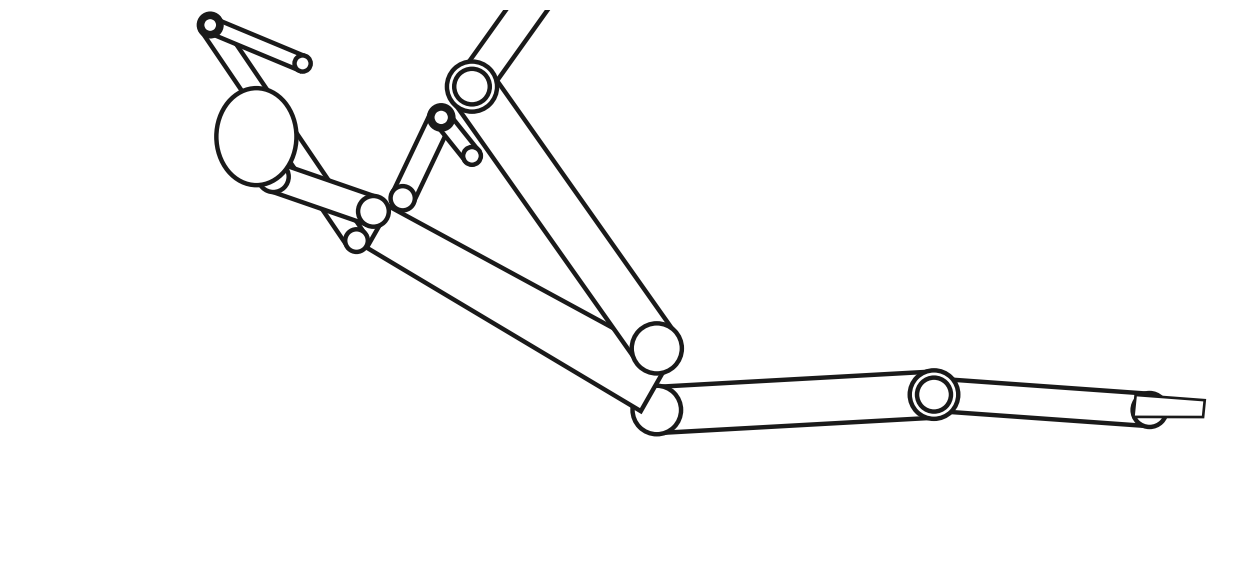
#> input picture design-files/form-guides/source/bicycle_crunch_a.png, 1252 x 574 px
$ python export_frames.py source/bicycle-crunch.png source/bicycle_crunch_a.png source/bicycle_crunch_a.png source/bicycle_crunch_a.png
#> lines starting #> are read from the running program, lines starting #| are printed output that depends on the picture; after the words box and inside, x2 and y2 are one past the last pixel; in counts of white or black regions, pixels touching at a corner belong together
"""
Export aligned PNG frames for a pair of pose images and copy them into xcassets.

Uses the same floor-anchor + common-scale logic as make_exercise_gif.py so
the two frames composite correctly in the app's SwiftUI crossfade.

Usage:
    python3 export_frames.py <exercise_rawValue> <a.png> <b.png> [side|front]

Writes:
    Flip54/Assets.xcassets/FormGuides/form_<name>_a.imageset/form_<name>_a.png
    Flip54/Assets.xcassets/FormGuides/form_<name>_b.imageset/form_<name>_b.png
"""

import sys, os, json
from PIL import Image
import numpy as np

XCASSETS = os.path.join(os.path.dirname(__file__),
                        "../../Flip54/Assets.xcassets/FormGuides")

OUT_W     = 1600
OUT_H     = 720
FLOOR_PAD = 30
TIGHT_PAD = 20


def tight_crop(img):
    arr = np.array(img.convert("RGBA"))
#> arr is the input picture: shape (574, 1252, 4); mean R, G, B, A 248.2, 248.2, 248.2, 255
    mask = ~((arr[:,:,0] > 240) & (arr[:,:,1] > 240) & (arr[:,:,2] > 240))
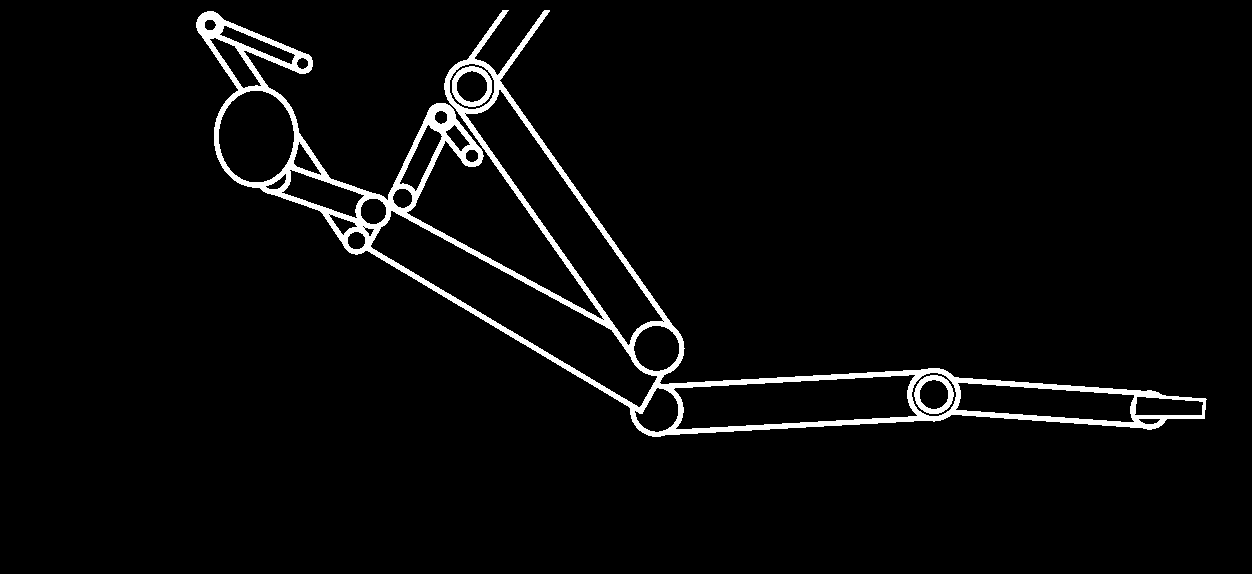
#> mask: shape (574, 1252) bool; 3.6% white; 3 white regions, box (x1, y1, x2, y2) and area: (196, 10, 1207, 437) 24373, (452, 66, 492, 107) 598, (914, 375, 954, 414) 574
    rows, cols = np.any(mask, axis=1), np.any(mask, axis=0)
    if not rows.any():
        return img
    r0, r1 = np.where(rows)[0][[0,-1]]
#> r0 = 10; r1 = 436
    c0, c1 = np.where(cols)[0][[0,-1]]
#> c0 = 196; c1 = 1206
    W, H = img.size
#> W = 1252; H = 574
    return img.crop((max(0,c0-TIGHT_PAD), max(0,r0-TIGHT_PAD),
                     min(W,c1+TIGHT_PAD), min(H,r1+TIGHT_PAD)))
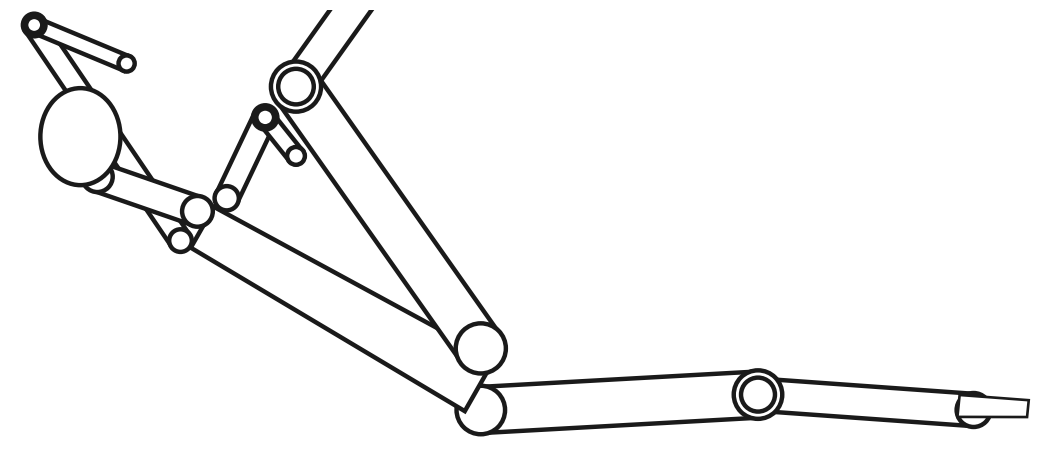
#> returned value: PIL image 1050x456 RGBA; mean R, G, B, A 244.7, 244.7, 244.7, 255


def make_aligned_frames(a_path, b_path, mode="side"):
    a = tight_crop(Image.open(a_path).convert("RGBA"))
    b = tight_crop(Image.open(b_path).convert("RGBA"))
    aw, ah = a.size
#> aw = 1050; ah = 456
    bw, bh = b.size
#> bw = 1050; bh = 456

    usable_h = OUT_H - FLOOR_PAD
    scale = min(OUT_W / max(aw, bw), usable_h / max(ah, bh)) * 0.92
#> scale = 1.39

    def resize(img):
        w, h = img.size
#> w = 1050; h = 456
        return img.resize((int(w*scale), int(h*scale)), Image.LANCZOS)
#> returned value: PIL image 1461x634 RGBA

    a_s, b_s = resize(a), resize(b)

    def place(img_s):
        iw, ih = img_s.size
#> iw = 1461; ih = 634
        canvas = Image.new("RGBA", (OUT_W, OUT_H), (255,255,255,255))
#> canvas: PIL image 1600x720 RGBA; every value is 255
        oy = OUT_H - FLOOR_PAD - ih
#> oy = 56
        if mode == "front":
            ox = (OUT_W - iw) // 2
        else:
            ox = (OUT_W - int(max(aw, bw) * scale)) // 2
#> ox = 69
        canvas.paste(img_s, (ox, oy), img_s)
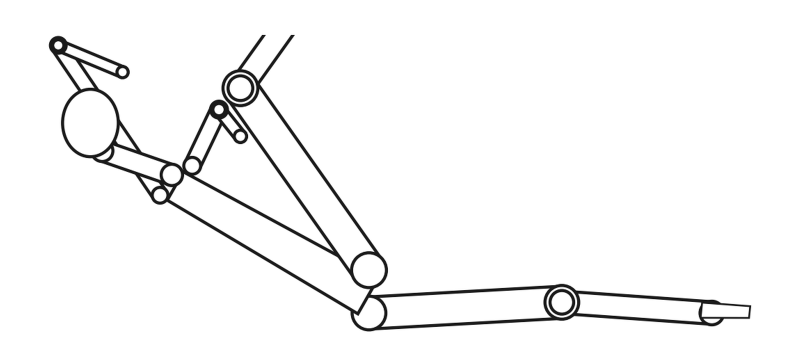
#> canvas: PIL image 1600x720 RGBA (shown at 1/2 size); mean R, G, B, A 246.6, 246.6, 246.6, 255
        return canvas

    return place(a_s), place(b_s)


def write_imageset(name, img):
#> called with name = 'form_source/bicycle-crunch.png_a'
    iset_dir = os.path.join(XCASSETS, f"{name}.imageset")
    os.makedirs(iset_dir, exist_ok=True)
    fname = f"{name}.png"
    img.convert("RGB").save(os.path.join(iset_dir, fname), optimize=True)
    contents = {
        "images": [
            {"filename": fname, "idiom": "universal", "scale": "1x"},
            {"idiom": "universal", "scale": "2x"},
            {"idiom": "universal", "scale": "3x"}
        ],
        "info": {"author": "xcode", "version": 1}
    }
    with open(os.path.join(iset_dir, "Contents.json"), "w") as f:
        json.dump(contents, f, indent=2)
    print(f"  ✓ {name}")


if __name__ == "__main__":
    if len(sys.argv) < 4:
        print("Usage: export_frames.py <rawValue> <a.png> <b.png> [side|front]")
        sys.exit(1)
    name  = sys.argv[1]
    a_png = sys.argv[2]
    b_png = sys.argv[3]
    mode  = sys.argv[4] if len(sys.argv) > 4 else "side"

    frame_a, frame_b = make_aligned_frames(a_png, b_png, mode)
    write_imageset(f"form_{name}_a", frame_a)
    write_imageset(f"form_{name}_b", frame_b)

$ run again, on design-files/form-guides/source/bicycle_crunch_b.png
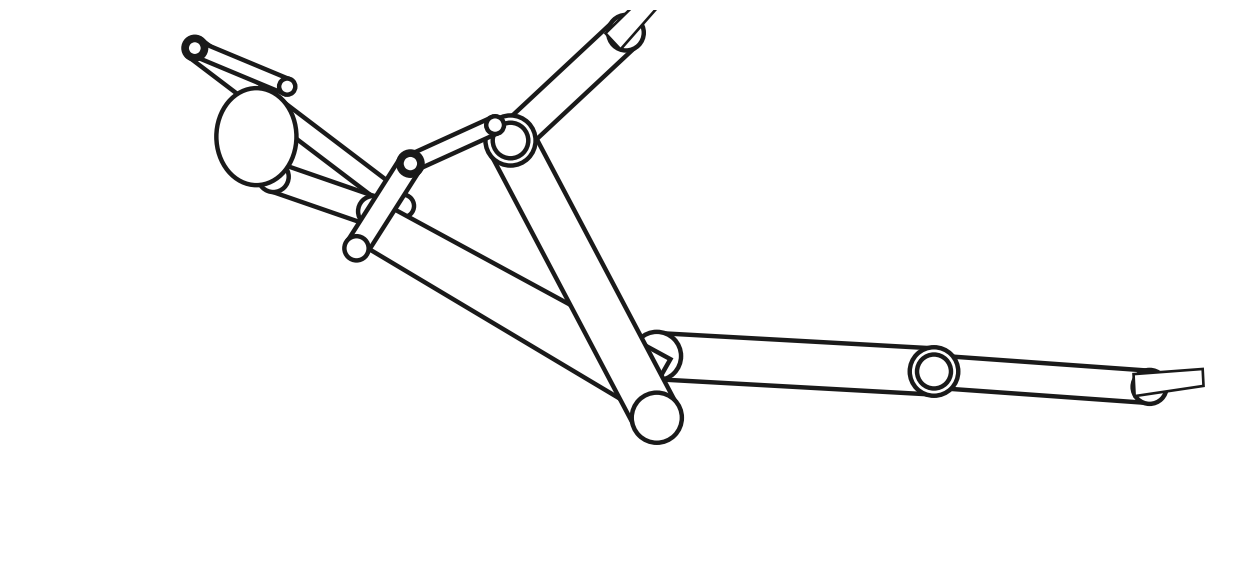
#> input picture design-files/form-guides/source/bicycle_crunch_b.png, 1252 x 574 px
#> in tight_crop, arr is the input picture: shape (574, 1252, 4); mean R, G, B, A 248, 248, 248, 255
#> in tight_crop, `mask = ~((arr[:,:,0] > 240) & (arr[:,:,1] > 240) & (arr[:,:,2] > 240))`:
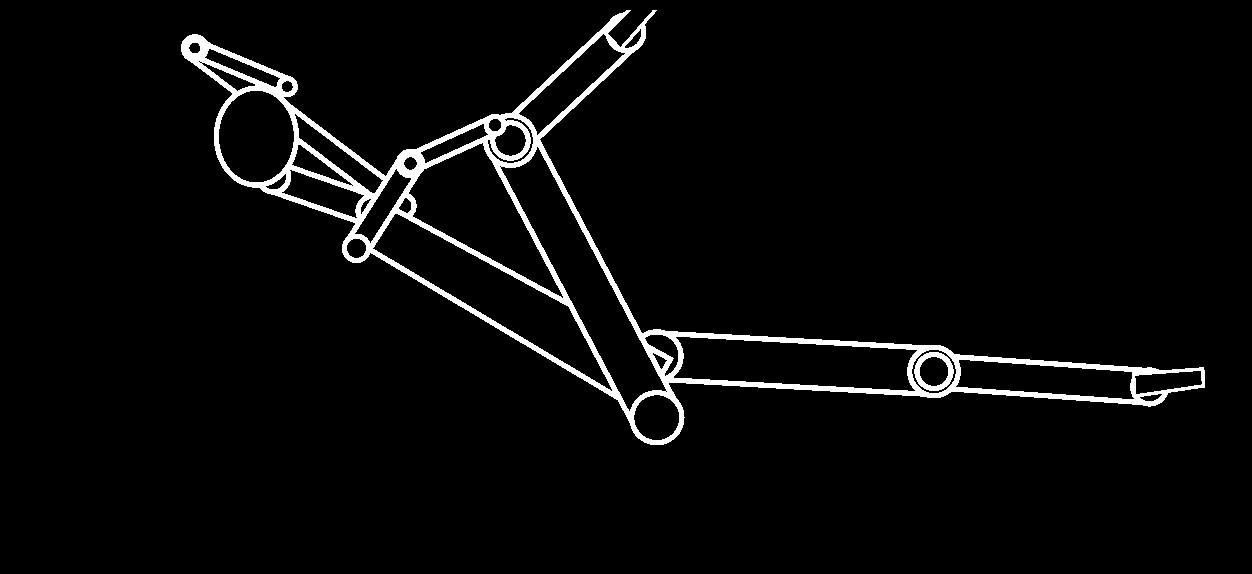
#> mask: shape (574, 1252) bool; 3.6% white; 2 white regions, box (x1, y1, x2, y2) and area: (181, 10, 1205, 445) 25388, (914, 352, 954, 391) 576
#> r0 = 10; r1 = 444
#> c0 = 181; c1 = 1204
#> in place, `canvas.paste(img_s, (ox, oy), img_s)`:
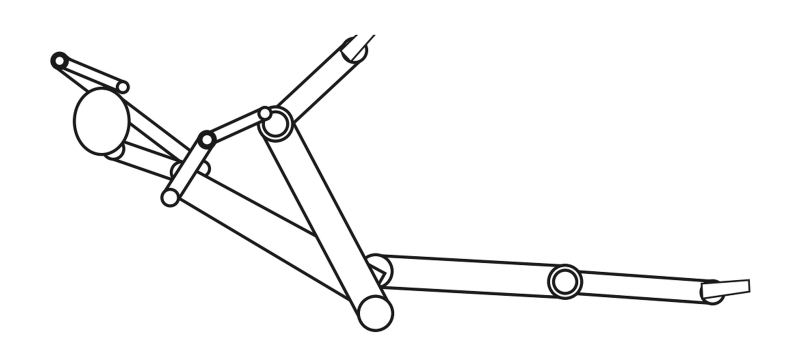
#> canvas: PIL image 1600x720 RGBA (shown at 1/2 size); mean R, G, B, A 246.8, 246.8, 246.8, 255
